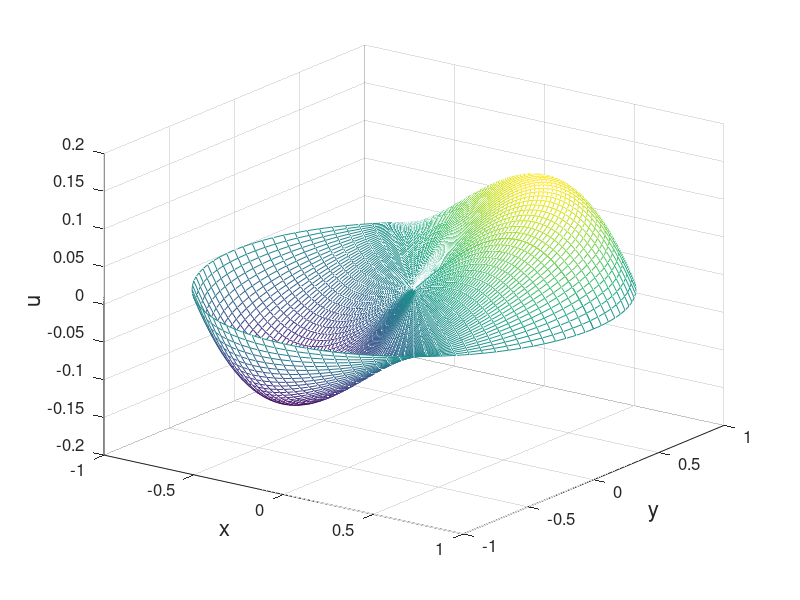

Recreate this plot in MATLAB.
% fdm_polar2.m
% finite difference method for polar coordinate problem
% -{\Delta}_{r,theta}u(r,theta)=f(r,theta), [0,1]x[0,2*pi]
% u(1,theta)=0,  theta in [0,2*pi]
% exact solution: u=(1-r^2)*r*(sin(theta)+cos(theta))/4.
clear all; close all;
N=50;
M=100;
dr=1/(N+1/2);
% dr=0.02;
dtheta=2*pi/M;
r=(dr/2:dr:1)';
theta=(0:dtheta:2*pi)';
% N=length(r)-1;
% M=length(the);
% generate coordinates on the grid
[Theta,R]=meshgrid(theta,r);
% generate the matrix of RHS
Theta1=Theta(1:N,2:end); R1=R(1:N,2:end);
f=2*R1.*(sin(Theta1)+cos(Theta1));
% constructing the coefficient matrix
e=[2/dr^2+8/(dr^2*dtheta^2);(2./(dtheta^2*r(2:N).^2)+2/dr^2)];
e1=[-2/dr^2;-(r(2:N-1)+dr/2)./(dr^2*r(2:N-1))];
e2=-(r(2:N)-dr/2)./(dr^2*r(2:N));
C=diag(e)+diag(e1,1)+diag(e2,-1);
D=diag([-4/(dr^2*dtheta^2);-1./(dtheta^2*r(2:N).^2)]);
E=diag([-4/(dr^2*dtheta^2);-1./(dtheta^2*r(2:N).^2)]);
A=kron(eye(M),C)+kron(diag(ones(M-1,1),1)+diag(1,1-M),D)...
    +kron(diag(ones(M-1,1),-1)+diag(1,M-1),E);
% solving the linear system
uh=reshape(A\f(:),N,M);
un=[uh;zeros(1,M)];
un=[un(:,end),un];
ue=(1-R.^2).*R.*(sin(Theta)+cos(Theta))/4;
% error on the node of mesh
Err=abs(un(1:N,2:end)-ue(1:N,2:end));
% compute maximum error
MaxErr=max(max(abs(un-ue)))
% plot the figure
[X,Y] = pol2cart(Theta,R);
mesh(X,Y,un)
set(gca,'fontsize',12)
xlabel('x','fontsize', 16)
ylabel('y','fontsize',16)
zlabel('u','fontsize',16)
view(36,24)

% print -dpng -r600 fdm_polar2.png
% print -depsc2 fdm_polar2.eps
